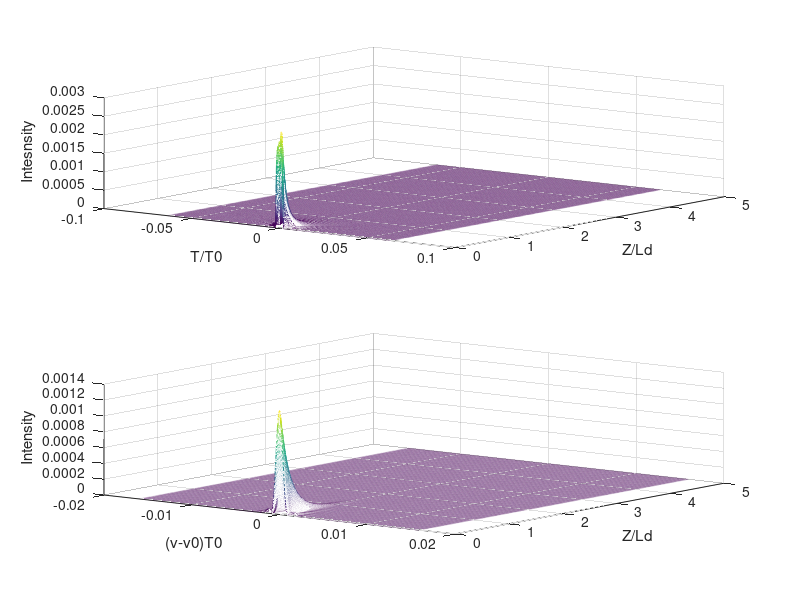

The MATLAB source for this figure:
% This code solves the NLS equation with the split-step method
% idu/ dz - sgn(beta2) /2 d^2u/d(tau) ^2+N ^2*|u| ^2*|u| ^2u=0
% Written by Govind P. Agrawal in Marcg 2005 for the NLFO book
%---Specify imput parameters
clear all;
distance = input('Enter fiber length (in units of L_D) ='); % entire legth, graphed at the end
beta2 = input('dispersion: 1 for normal, -1 for anomalous = '); % ?
N = input('Nonlinear parameter N = '); %Solition order?
mshape = input('m = 0 for sech, m > 0 for super-Gaussian = '); % decided on input wave
alpha = input('alpha, positive for loss, negative for gain = ');
ss = input('self steepening factor = ');
% y1=input('y1= ');
% y2=input('y2= ');
chirp0 = 0; % input pulse chirp (default value) ???????????????????????????????????????????????????
%---set simulation parameters
nt = 1024; Tmax = 32; % FFT points and window size for graphs
step_num = round (20 * distance * N^2); % No. of z steps
deltaz = distance/step_num; % step size in z
dtau = (2 * Tmax)/nt; % step size in tau (radians from z)
%---tau and omega arrays
tau = (-nt/2:nt/2-1) * dtau; % temporal grid
omega = (pi/Tmax) * [(0:nt/2-1) (-nt/2:-1)]; % frequency grid
%---Input Field profile
if mshape==0 % soliton sech shape creationg of input wave
    uu = sech(tau).* exp(-0.5i* chirp0* tau.^2);
else % super-Gaussian only seems to be real numbers
    uu = exp(-0.5* (1+1i*chirp0).*tau.^(2*mshape));
end

% ---plot inpute pulse shape and spectrum

temp= fftshift(ifft(uu)).*(nt*dtau)/sqrt(2*pi);%spectrum

%---Store dispersive phase shifts to speedup code
dispersion = exp(0.5i*beta2*omega.^2*deltaz-0.5*alpha*deltaz); %phase factor, includes alpha
hhz= 1i*N^2 *deltaz; %nonlinear phase factor
%********[beginning of MAIN Loop] ********

temp = uu.*exp(abs(uu).^2*hhz/2); % note hhz/2 first step, hhz (non-linear) decay

for n=0:step_num

    %todo: split-step slope steepening (after making it work)
    
    f_temp = ifft(temp).*dispersion; % other step, using dispersion decay
    uu = fft(f_temp); %amplitude updates the wave at that step
    temp = uu.*exp(abs(uu).^2.*hhz);
     f_temp = ifft(temp);
    
     % self steepening
    duu_dt=ifft(1i.*omega.*temp);
    duu_dt_star=ifft(1i.*omega.*fft(conj(temp)));
    selfsteepen=exp((2.*conj(temp).*duu_dt + uu.*duu_dt_star).*deltaz.*ss);
    temp= uu.* selfsteepen;
    uu=temp;
        
 
    %% to plot at every step
    %             figure;
    %             subplot(2,1,1)
    %             plot(tau, abs(uu).^2, '-k')
    %             axis([-10 10 0 y1]);
    %             xlabel('Normalized Time');
    %             ylabel('Normalized Power');
    %             subplot(2,1,2)
    %             plot(fftshift(omega)/(2*pi), abs(tempplot).^2,'-k')
    %             axis([-2 2 0 y2]);
    %             xlabel('Normalized Frequency');
    %             ylabel('Spectral Power');
    %logs waveform over space
    tempplot = fftshift(ifft(uu)).*(nt*dtau)/sqrt(2*pi);
    wavespace(n+1,:)= abs(uu).^2;
    wavefreq(n+1,:)=abs(tempplot).^2;
    
end
figure;
uu = temp.*exp(-abs(uu).^2*hhz/2); % Final field
wavespace(step_num+1,:)= abs(uu).^2;
wavefreq(step_num+1,:)=abs(tempplot).^2;
tempplot = fftshift(ifft(uu)).*(nt*dtau)/sqrt(2*pi); % plotted spectrum
subplot(2,1,1)
mesh(deltaz.*tau,deltaz.*(0:step_num),deltaz.*wavespace)
view(37.5,30);
% axis([-10 10 0 distance 0 y1])
xlabel('T/T0');
ylabel('Z/Ld');
zlabel('Intesnsity');
subplot(2,1,2)
mesh(deltaz.*fftshift(omega)/(2*pi),deltaz.*(0:step_num), deltaz.*wavefreq)
xlabel('(v-v0)T0');
ylabel('Z/Ld');
zlabel('Intensity');
view(37.5,30);
% axis([-2 2 0 distance 0 y2])

